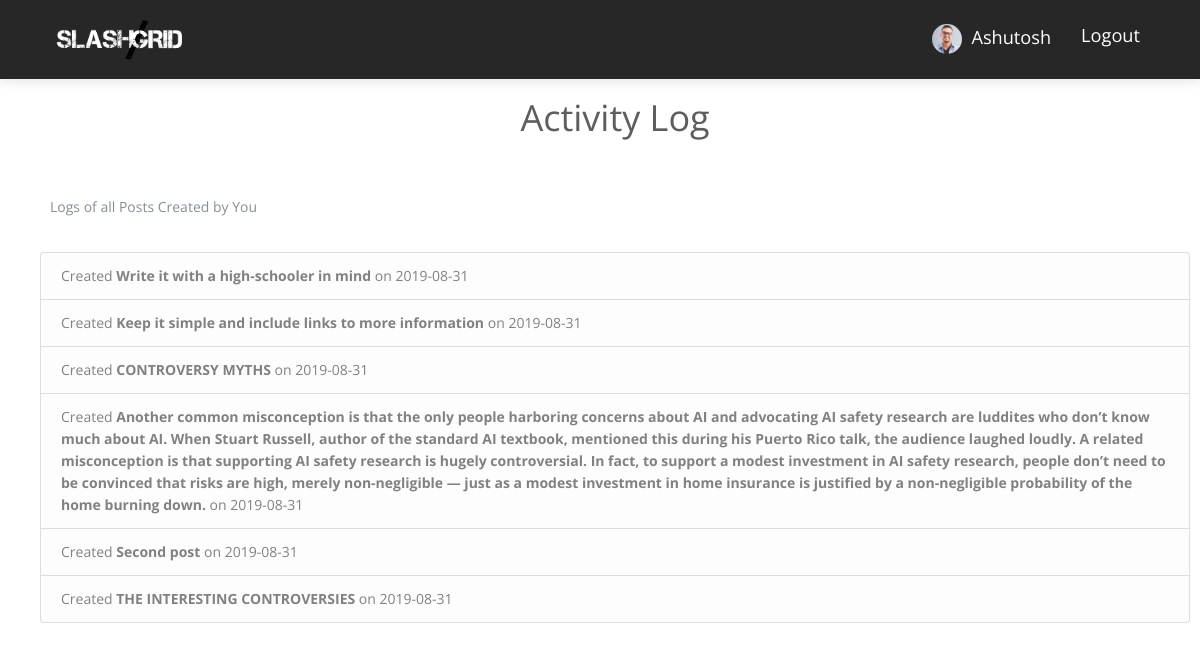
The page /activity_log (signed in) on the database its author committed.
### flaskblog/models.py (models this page shows, shortened)
class User(db.Model, UserMixin):
    id = db.Column(db.Integer, primary_key=True)
    username = db.Column(db.String(20), unique=True, nullable=False)
    email = db.Column(db.String(120), unique=True, nullable=False)
    image_file = db.Column(db.String(20), nullable=False, default='default.jpg')
    password = db.Column(db.String(60), nullable=False)
    fb_link = db.Column(db.String(120), unique=True, nullable=True)
    posts = db.relationship('Post', backref='author', lazy=True)
    comment = db.relationship('Comments', backref='author', lazy=True)

class Post(db.Model):
    id = db.Column(db.Integer, primary_key=True)
    title = db.Column(db.String(100), nullable=False)
    date_posted = db.Column(db.DateTime, nullable=False, default=datetime.utcnow)
    content = db.Column(db.Text, nullable=False)
    user_id = db.Column(db.Integer, db.ForeignKey('user.id'), nullable=False)
    comment = db.relationship('Comments', backref='post', lazy=True)

### flaskblog/posts/routes.py (the view)
@posts.route("/activity_log")
@login_required
def activity_log():
    return render_template('activity_log.html', title='Activity Log')

### flaskblog/models.py (called while the page is built)
@login_manager.user_loader
def load_user(user_id):
    return User.query.get(int(user_id))

### flaskblog/templates/activity_log.html (shortened to what this page needs)
{% extends "base.html" %}
{% block content %}
        <div class="uk-container" style="margin-top:100px">
          <div class="row">
            <div class="col-lg-12">
                <div class="content-section">
                    <h3 class="text-center">Activity Log</h3>
                    <br><br>
                    <p class='text-muted uk-margin-small-left'>Logs of all Posts Created by You
                      <br><br>
                      <ul class="list-group">
                          {% for post in current_user.posts %}
                          <li class="list-group-item list-group-item-light">Created <b>{{ post.title }}</b> on {{ post.date_posted.strftime('%Y-%m-%d') }}</li>
                          {% endfor %}
                      </ul>
                    </p>
                  </div>
            </div>
          </div>
        </div>
{% endblock %}

### flaskblog/templates/navbar.html (shortened to what this page needs)
<nav class="navbar main-nav  fixed-top navbar-expand-lg" style="background:#272727 !important">
    <div class="container">
        <a class="navbar-brand" href="/"><img src="{{ url_for('static', filename='images/download2.png') }}" alt="logo" width="150" style="padding:10px"></a>
        <div class="collapse navbar-collapse" id="navbarNav">
        <ul class="navbar-nav ml-auto">
          {% if current_user.is_authenticated %}
          <li class="nav-item">
              <a class="nav-link" href="{{ url_for('users.account') }}" style="text-transform: capitalize;color:white;font-size:1.3em">
                  <img class="rounded-circle" src="{{ url_for('static', filename='profile_pics/' + current_user.image_file) }}" width="30">
                  &nbsp;{{ current_user.username }}
              </a>
          </li>
          <li class="nav-item">
              <a class="nav-link" href="{{ url_for('users.logout') }}" style="color:white;font-size:1.3em">Logout</a>
          </li>
         {% endif %}
        </ul>
        </div>
    </div>
</nav>

### flaskblog/static/css/style.css (style rules this page uses)
body { font-family: "Open Sans", sans-serif; -webkit-font-smoothing: antialiased; }
h1, h2, h3, h4, h5, h6 { font-family: "Open Sans", sans-serif; color: #5e5e5e; font-weight: 400; line-height: 1; }
h3 { font-size: 36px; }
p, a, li, blockquote, label, span { font-size: 14px; letter-spacing: 0; line-height: 22px; color: #999999; margin-bottom: 0; }
p { line-height: 30px; }
.transition, .main-nav, .main-nav .navbar-brand { transition: .3s ease; }
.main-nav { background: #7d71d3; box-shadow: 0px 3px 10px 0px rgba(0, 0, 0, 0.1); }
.main-nav .navbar-brand { padding: 0; }
.main-nav .navbar-nav .nav-item { position: relative; }
.main-nav .navbar-nav .nav-item .nav-link { position: relative; text-align: center; font-size: 13px; color: #000; padding-left: 15px; padding-right: 15px; }

### rows shown on the page
User: image_file (picture), username "Ashutosh"
Post: title "Write it with a high-schooler in mind", date_posted "2019-08-31"
Post: title "Keep it simple and include links to more information", date_posted "2019-08-31"
Post: title "CONTROVERSY MYTHS", date_posted "2019-08-31"
Post: title "Another common misconception is that the only people harboring concerns about AI and advocating AI safety research are luddites who don’t know much about AI. When Stuart Russell, author of the standard AI textbook, mentioned this during his Puerto Rico talk, the audience laughed loudly. A related misconception is that supporting AI safety research is hugely controversial. In fact, to support a modest investment in AI safety research, people don’t need to be convinced that risks are high, merely non-negligible — just as a modest investment in home insurance is justified by a non-negligible probability of the home burning down.", date_posted "2019-08-31"
Post: title "Second post", date_posted "2019-08-31"
Post: title "THE INTERESTING CONTROVERSIES", date_posted "2019-08-31"
